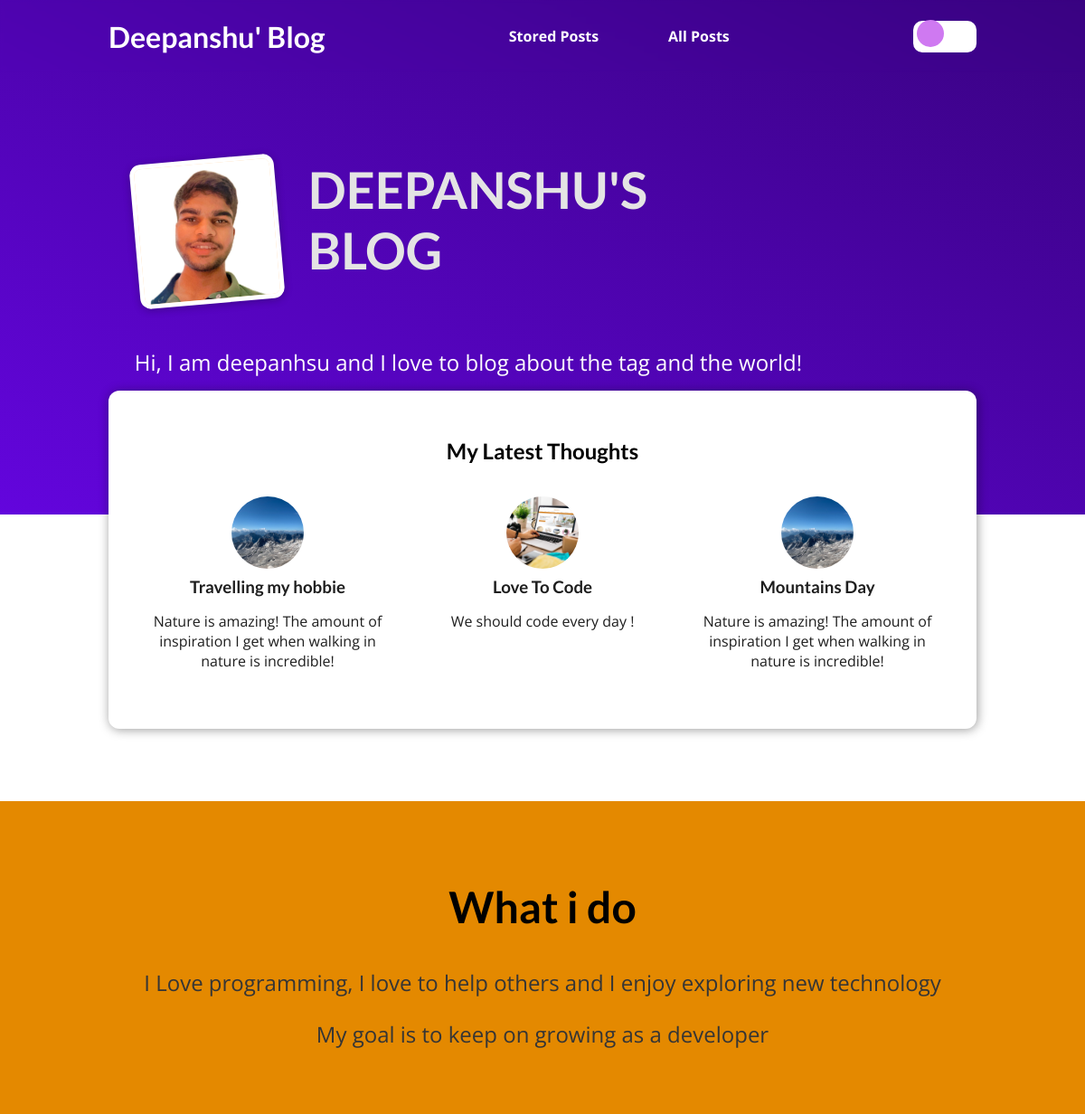
The page / on the database its author committed.
### blog/models.py (models this page shows)
class Post(models.Model):
    title = models.CharField(max_length=150)
    excerpt = models.CharField(max_length=200)
    image = models.ImageField(upload_to="posts", null=True)
    date = models.DateField(auto_now=True)
    slug = models.SlugField(unique=True, db_index=True)
    content = models.TextField(validators=[MinLengthValidator(10)])
    author = models.ForeignKey(
        Author, on_delete=models.SET_NULL, null=True, related_name="posts")
    tags = models.ManyToManyField(Tag)

### blog/views.py (the view)
# urls.py: path("", views.StartingPageView.as_view(), name="starting-page"),
class StartingPageView(ListView):
    template_name = "blog/index.html"
    model = Post
    ordering = ["-date"]
    context_object_name = "posts"
    def get_queryset(self):
        queryset = super().get_queryset()
        data = queryset[:3]
        return data

### blog/templates/blog/index.html (shortened to what this page needs)
{% extends "base.html"%}
{% load static %}
{% block css_files %}
<link rel="stylesheet" href="{% static "blog/post.css" %}"/>
<link rel="stylesheet" href="{% static "blog/index.css" %}"/>
{% endblock %}
{% block content %}
<section id="welcome">
    <header>
        <img src="{% static "blog/images/profile.jpeg"%}" alt="Deepanshu - The Author Of This Blog" />
        <h2>DEEPANSHU'S BLOG</h2>
    </header>
    <p>Hi, I am deepanhsu and I love to blog about the tag and the world! </p>
</section>
<section id="latest-posts">
    <h2>My Latest Thoughts</h2>
    <ul id="post-content">
        {% for post in posts %}
        {% include "blog/include/post.html" %}
        {% endfor %}
    </ul>
</section>
<section id="about">
    <h2 id = "h2ss">What i do</h2>
    <p id="para">I Love programming, I love to help others and I enjoy exploring new technology</p>
    <p id="para2">My goal is to keep on growing as a developer</p>
</section>
{% endblock %}

### blog/templates/blog/include/post.html
<li>
    <article class="post">
      <a href="{% url "post-detail-page" post.slug %}">
        <img src="{{ post.image.url }}" alt="{{ post.title }}"
        />
        <div class="post__content">
          <h3>{{ post.title }}</h3>
          <p>
            {{ post.excerpt }}
          </p>
        </div>
      </a>
    </article>
  </li>

### static/app.css (style rules this page uses)
* { box-sizing: border-box; }
html { font-family: 'Open Sans', 'Lato', sans-serif; }
body { margin: 0; }
h1, h2, h3 { font-family: 'Lato', sans-serif; font-weight: bold; }

### blog/static/blog/post.css (style rules this page uses)
.post { display: flex; flex-direction: column; align-items: center; text-align: center; }
.post a { text-decoration: none; color: inherit; transition: all 0.2s ease; padding: 1rem; }
.post img { width: 5rem; height: 5rem; object-fit: cover; border-radius: 50%; }
.post h3 { margin: 0.25rem 0; }

### blog/static/blog/index.css (style rules this page uses)
#welcome { background: linear-gradient(to right top, #6305dd, #390281); padding: 8rem 10%; position: absolute; top:0; width: 100%; }
#welcome header { display: flex; align-items: flex-start; margin: 3rem auto; margin-left: 3%; }
#welcome img { width: 10rem; height: 10rem; object-fit: cover; object-position: top; border: 5px solid white; border-radius: 12px; background-color: #ffe1bf; transform: rotateZ(-5deg); box-shadow: 0 2px 8px rgba(0, 0, 0, 0.25); }
#welcome h2 { font-size: 3.5rem; margin: 0 0 0 2rem; color: #e4e4e4; width: 10rem; }
#welcome p { color: white; font-size: 1.5rem; margin-left: 3%; }
#post-content { color: rgb(30, 30, 30); }
#latest-posts { background-color: white; padding: 2rem; position: relative; border-radius: 12px; width: 60rem; margin: -6rem auto 2rem auto; margin-top: 22rem; box-shadow: 1px 1px 12px rgba(0, 0, 0, 0.4); }
#latest-posts h2 { text-align: center; }
#latest-posts ul { list-style: none; margin: 0; padding: 0; display: flex; gap: 1rem; }
#latest-posts li { flex: 1; }
#about { text-align: center; padding: 3rem; background-color: #e48900; margin-top: 5rem; }
#about h2 { font-size: 3rem; }
#about p { font-size: 1.5rem; color: #353535; }

### rows shown on the page
Post: image (picture), title "Travelling my hobbie", excerpt "Nature is amazing! The amount of inspiration I get when walking in nature is incredible!"
Post: image (picture), title "Love To Code", excerpt "We should code every day !"
Post: image (picture), title "Mountains Day", excerpt "Nature is amazing! The amount of inspiration I get when walking in nature is incredible!"
